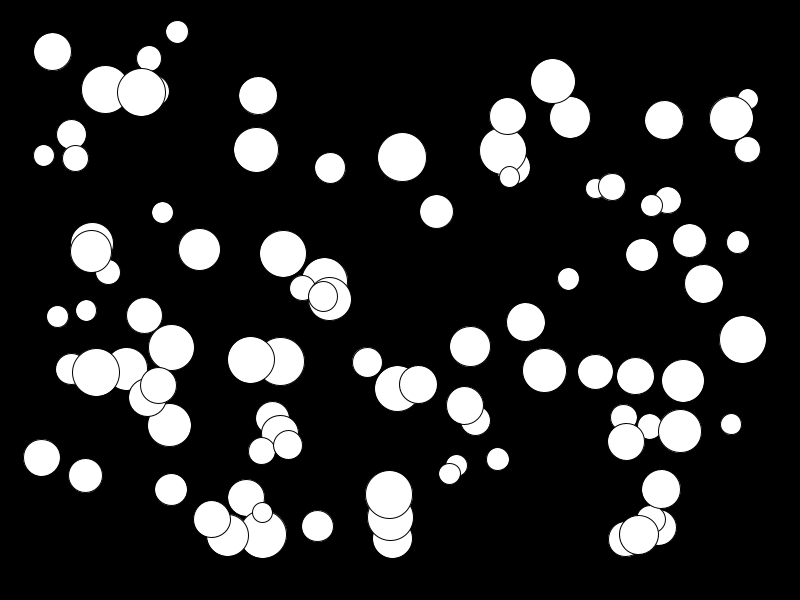
Frame 1 (no input)
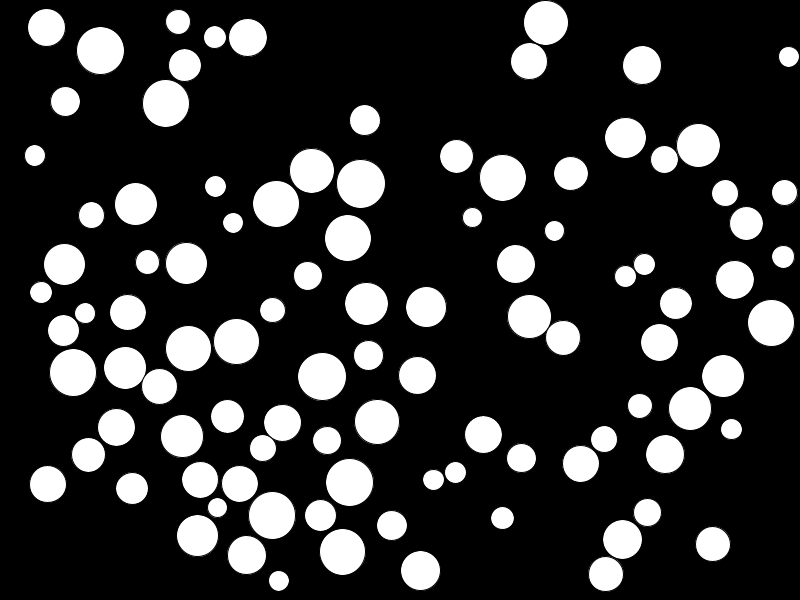
Frame 60 (the mouse pressed at the canvas centre just before this capture)
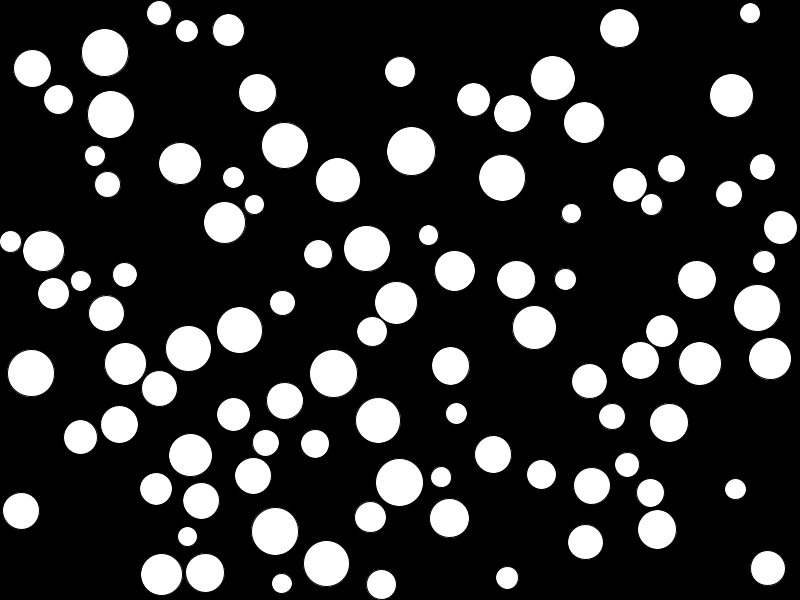
Frame 120 (the mouse held since frame 60 and released just before this capture)

The Processing sketch that drew these frames (run headless with seeded random() and noise(); from frame 60 on, the mouse is pressed at the canvas centre):

// Processing sketch: NarasimharajSandhya_CollidingBall_Nov_21
// ── NarasimharajSandhya_CollidingBall_Nov_21.pde
int count = 100;
PVector[] loc = new PVector[count];
PVector[] vel = new PVector[count];
PVector[] acc = new PVector[count];
float[] sz = new float[count];

void setup() {
  size(800, 600);
  for (int i = 0; i < count; i++) {
    sz[i] = random(20, 50);
    loc[i] = new PVector(random(sz[i], width-sz[i]), random(sz[i], height-sz[i]));
    vel[i] = PVector.random2D();
    acc[i] = new PVector(0, 0);
  }
}

void draw() {
  background(0);
  for (int i = 0; i < count; i++) {
    vel[i].add(acc[i]);
    loc[i].add(vel[i]);

    for (int j = 0; j<count; j++) {
      if (i != j) {
        if (loc[i].dist(loc[j]) < sz[i]/2 + sz[j]/2)
        {
          if (loc[i].x < loc[j].x) {
            vel[i].x = -abs(vel[i].x);
            vel[j].x = abs(vel[j].x);
          } else {
            vel[i].x = abs(vel[i].x);
            vel[j].x = -abs(vel[j].x);
          }
          if (loc[i].y < loc[j].y) {
            vel[i].y = -abs(vel[i].y);
            vel[j].y = abs(vel[j].y);
          } else {
            vel[i].y = abs(vel[i].y);
            vel[j].y = -abs(vel[j].y);
          }
        }
      }
    } 
    ellipse(loc[i].x, loc[i].y, sz[i], sz[i]);

    if (loc[i].x + sz[i]/2> width || loc[i].x - sz[i]/2<0) {
      vel[i].x *= -1;
    }
    if (loc[i].y + sz[i]/2> height || loc[i].y - sz[i]/2<0) {
      vel[i].y *= -1;
    }
  }
}
void mouseReleased() {
  loc[0].set(mouseX, mouseY);
}
